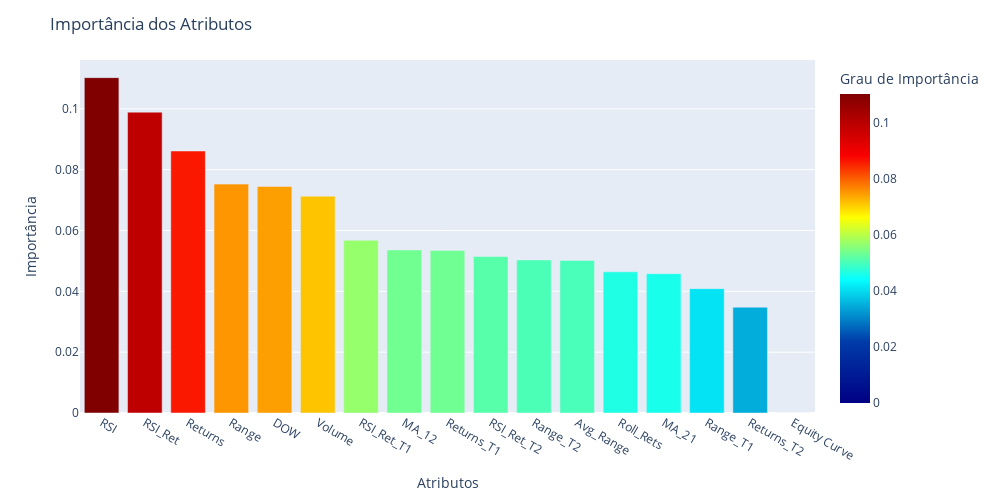

Source (notebook cell):
### Markdown cell above
# Seleção de Atributos

### Code cell
# Dados de importância
importance_labels = X.columns
importance_features = classifier_1.feature_importances_

# Criar DataFrame
importance_df = pd.DataFrame({'Atributos': importance_labels, 'Importância': importance_features})

# Ordenar por importância
importance_df = importance_df.sort_values(by='Importância', ascending=False)

# Criar figura com Plotly Express
fig = px.bar(importance_df, x='Atributos', y='Importância', color='Importância',
             labels={'Importância': 'Grau de Importância'},
             color_continuous_scale='Jet', height=500, width=1000)

# Atualizar layout
fig.update_layout(
    title='Importância dos Atributos',
    xaxis=dict(title='Atributos'),
    yaxis=dict(title='Importância'),
    coloraxis_colorbar=dict(title='Grau de Importância'),
)

# Exibir gráfico interativo
fig.show()

### Figure 1 — Plotly figure (JSON) as saved in the notebook; plotly's stock layout.template omitted (floating-point values rounded to 4 significant figures)
{"data": [{"alignmentgroup": "True", "hovertemplate": "Atributos=%{x}<br>Grau de Importância=%{marker.color}<extra></extra>", "legendgroup": "", "marker": {"color": [0.1103, 0.0989, 0.08613, 0.07525, 0.07448, 0.07128, 0.05678, 0.05361, 0.05345, 0.05145, 0.05034, 0.05017, 0.04642, 0.0458, 0.04089, 0.03479, 0], "coloraxis": "coloraxis", "pattern": {"shape": ""}}, "name": "", "offsetgroup": "", "orientation": "v", "showlegend": false, "textposition": "auto", "type": "bar", "x": ["RSI", "RSI_Ret", "Returns", "Range", "DOW", "Volume", "RSI_Ret_T1", "MA_12", "Returns_T1", "RSI_Ret_T2", "Range_T2", "Avg_Range", "Roll_Rets", "MA_21", "Range_T1", "Returns_T2", "Equity Curve"], "xaxis": "x", "y": [0.1103, 0.0989, 0.08613, 0.07525, 0.07448, 0.07128, 0.05678, 0.05361, 0.05345, 0.05145, 0.05034, 0.05017, 0.04642, 0.0458, 0.04089, 0.03479, 0], "yaxis": "y"}], "layout": {"barmode": "relative", "coloraxis": {"colorbar": {"title": {"text": "Grau de Importância"}}, "colorscale": [[0, "rgb(0,0,131)"], [0.2, "rgb(0,60,170)"], [0.4, "rgb(5,255,255)"], [0.6, "rgb(255,255,0)"], [0.8, "rgb(250,0,0)"], [1, "rgb(128,0,0)"]]}, "height": 500, "legend": {"tracegroupgap": 0}, "margin": {"t": 60}, "title": {"text": "Importância dos Atributos"}, "width": 1000, "xaxis": {"anchor": "y", "domain": [0, 1], "title": {"text": "Atributos"}}, "yaxis": {"anchor": "x", "domain": [0, 1], "title": {"text": "Importância"}}}}
